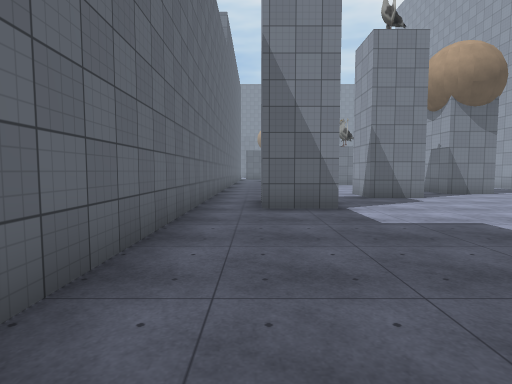
view 1 (above)

22 first-person views from a walk through a Unity game level. The camera is 1.5 m above the floor, tilts 4° down and sees 80° across. The floor is counted in squares, 2 m on a side. Each view is taken from the middle of a square. On the plan, view 1 faces up. The plan holds only what a view shows up to about 10 squares ahead; the rest is blank. The place goes on beyond the plan. The player is left out. Some surface patterns are stand-ins.

view 2
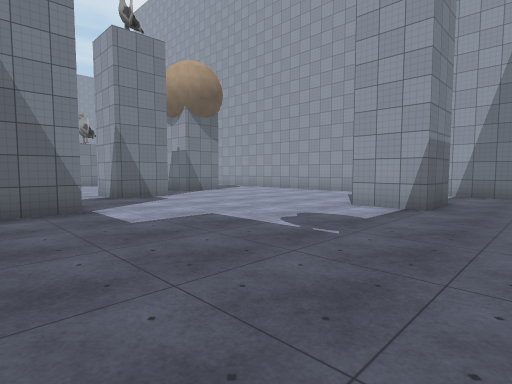

view 3
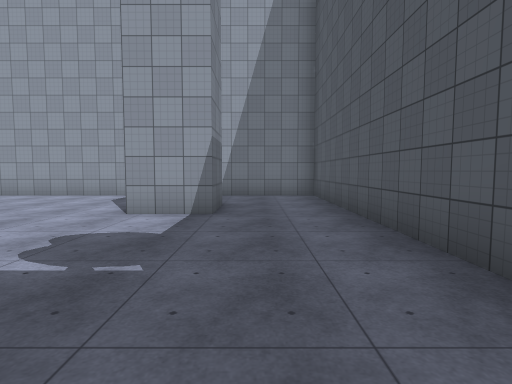

view 4
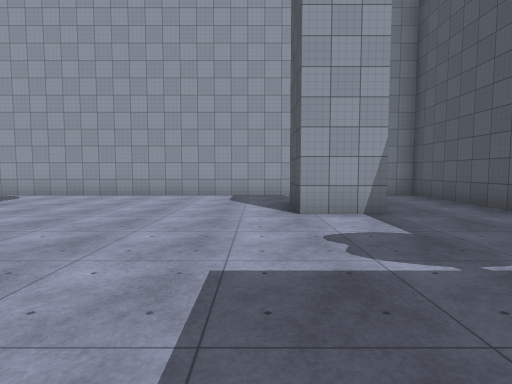

view 5
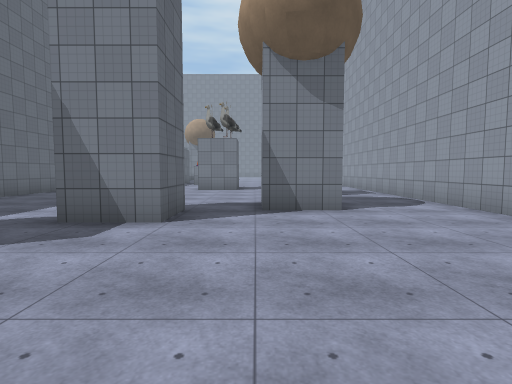

view 6
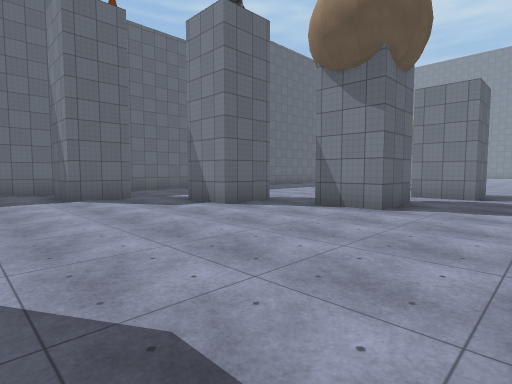

view 7
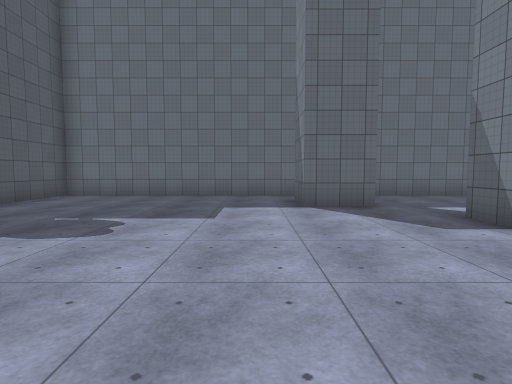

view 8
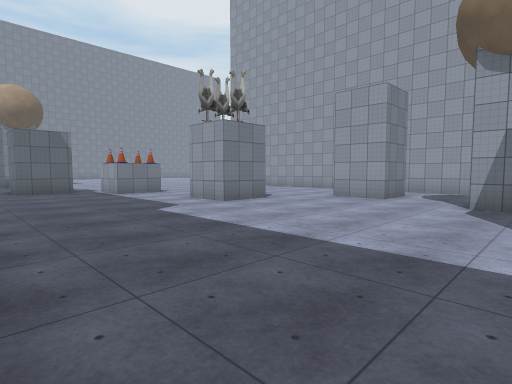

view 9
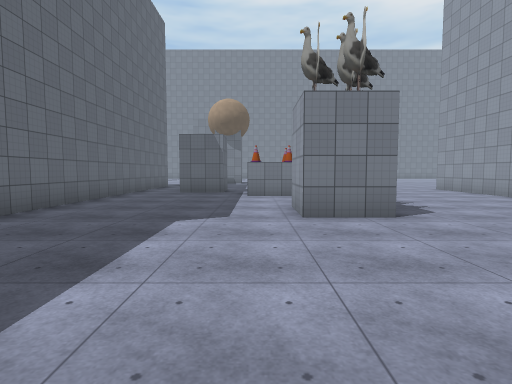

view 10
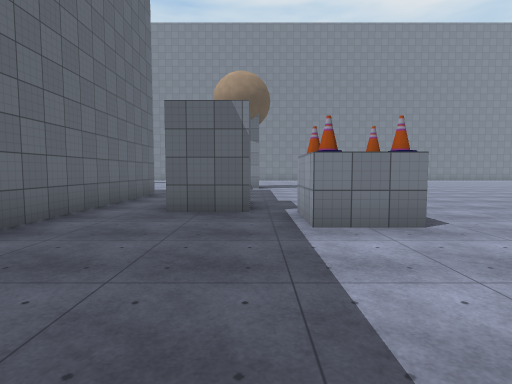

view 11
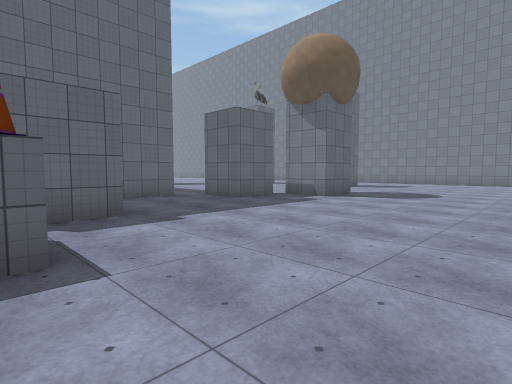

view 12
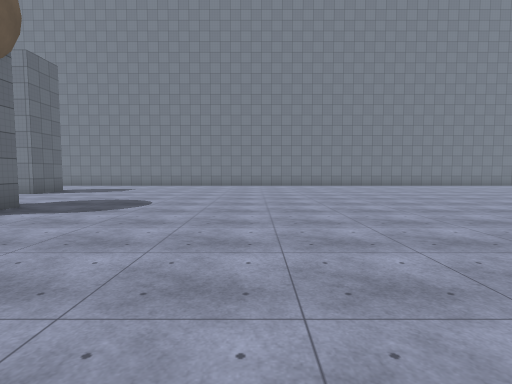

view 13
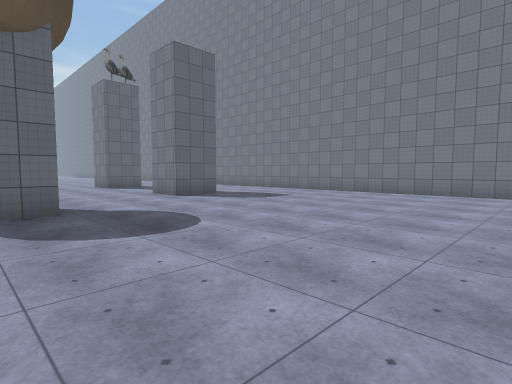

view 14
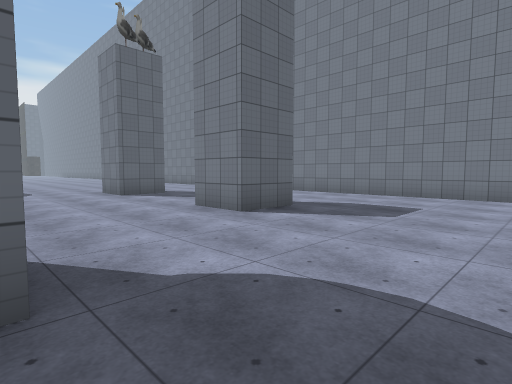

view 15
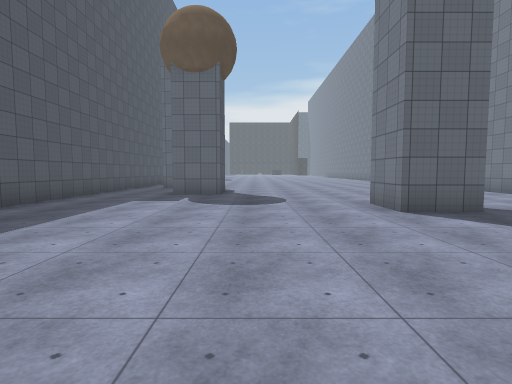

view 16
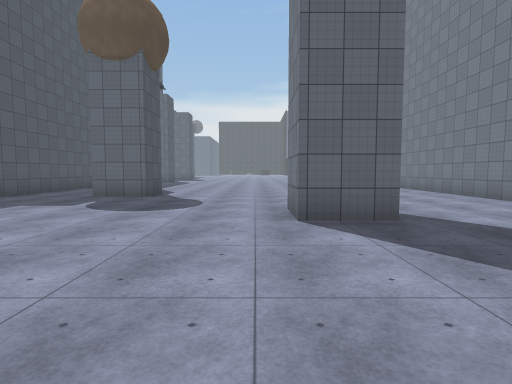

view 17
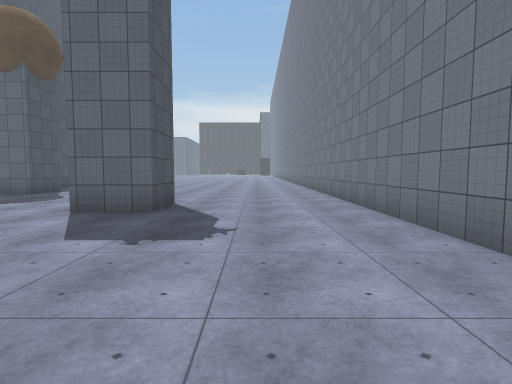

view 18
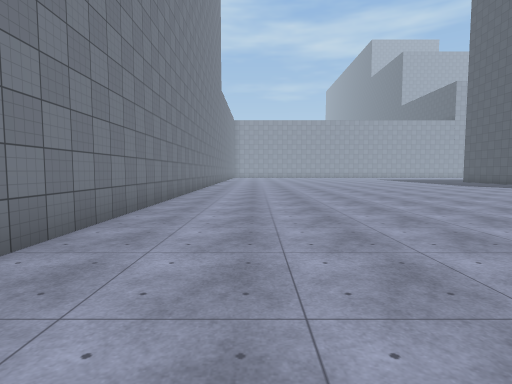

view 19
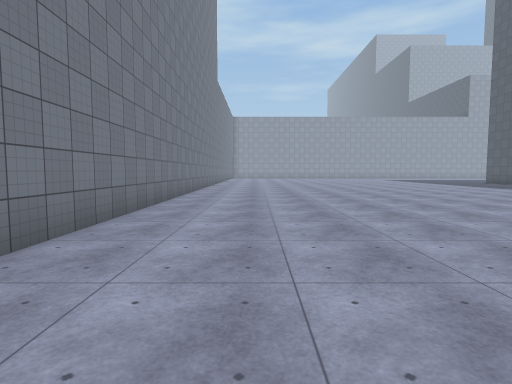

view 20
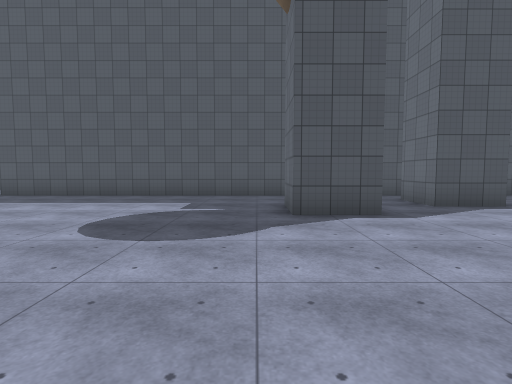

view 21
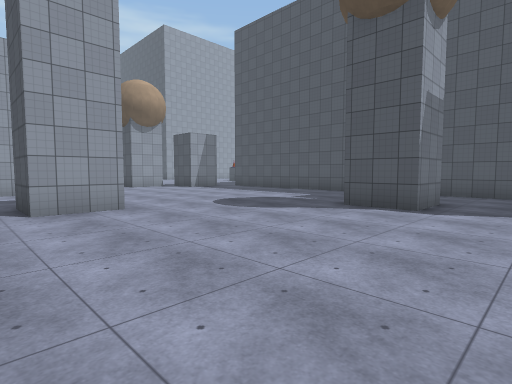

view 22
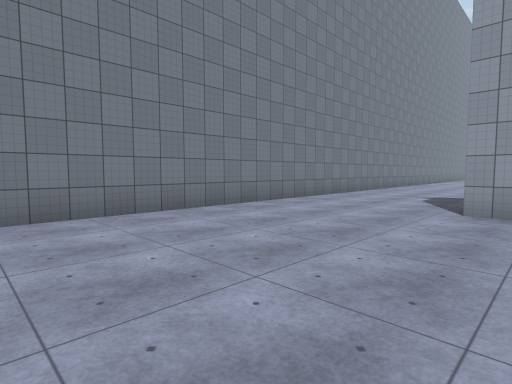

### Floor plan
Points are (right, up) in squares from view 1. A wall is a line through its corners. A room is listed if a view was taken in it or the views show most of it. See-through windows are left out.
Room 1 (views 1, 2, 3, 4, 5, 6, 7)
walls: (1.6, 7.6) (1.6, 6) (0.1, 6); (7.8, 1.7) (6.3, 1.7) (6.3, 3.2) (7.8, 3.2); (4.6, 9.9) (4.6, 8.4) (3.1, 8.4); (6.6, 9.8) (6.3, 9.8); (3, -0.8) (10.3, -0.8) (10.3, 14); (-1.2, 5.5) (-1.2, -0.2); (-0.5, -0.8) (1.2, -0.8); (8.5, 13.3) (7, 13.3)
ways out: opening at (-1, 6.5) to room 2; opening at (1.5, 8.5) to room 2; opening at (5, 10) to room 2; opening at (5.5, 12.5) to room 2; opening at (9.5, 14) to room 2
objects: other object (7, 10) to (7, 11)
Room 2 (views 8, 9, 10, 11, 12, 13, 14, 15, 16, 17, 18, 19, 20, 21, 22)
walls: (0.6, 28.1) (0.6, 26.6) (-0.9, 26.6); (2.1, 30.4) (2.1, 28.8) (1.5, 28.8); (1.9, 23.1) (1.9, 21.5) (0.4, 21.5) (0.4, 22.8); (-0.1, 35.2) (-0.1, 33.8) (-1.6, 33.8); (-7, 33.5) (-7, 35.1) (-5.5, 35.1) (-5.5, 33.8) (-7, 33.8); (10.3, 19.6) (10.3, 21); (-2.6, 39.2) (-12.6, 39.2); (5.4, 15.9) (3.8, 15.9) (3.8, 17.4); (-11.2, 29.9) (-9.6, 29.9) (-9.6, 29.5); (-1.2, 14) (-1.2, 5.5); (8.5, 14.8) (8.5, 13.3); (-13.5, 28.6) (-12.8, 28.6) (-12.8, 27.1); (7, 13.3) (7, 14.8); (-13.5, 25.8) (-1.2, 25.8) (-1.2, 16); (14, 39.2) (-1, 39.2); (6.3, 10.5) (6.3, 11.2); (6.3, 9.8) (6.3, 10.2); (3.1, 8.4) (3.1, 9.9); (0.1, 6) (0.1, 7.5)
ways out: opening at (-1, 6.5) to room 1; opening at (1.5, 8.5) to room 1; opening at (5, 10) to room 1; opening at (5.5, 12.5) to room 1; opening at (9.5, 14) to room 1
objects: other object (-11, 29) to (-10, 29); other object (1, 29) to (1, 30); other object (3, 20); other object (3, 21); other object (4, 20); other object (4, 21)

Where each view was taken, in squares from view 1:
view 1: 0 up, 0 right, facing up
view 2: 0 up, 0 right, facing up-right
view 3: 1 up, 1 right, facing right
view 4: 4 up, 1 right, facing right
view 5: 4 up, 6 right, facing up
view 6: 4 up, 10 right, facing up-left
view 7: 5 up, 8 right, facing left
view 8: 10 up, 1 left, facing up-right
view 9: 11 up, 3 right, facing up
view 10: 16 up, 2 right, facing up
view 11: 21 up, 7 right, facing up-left
view 12: 24 up, 7 right, facing up
view 13: 29 up, 8 right, facing up-left
view 14: 30 up, 4 right, facing up-left
view 15: 31 up, 0 right, facing left
view 16: 33 up, 1 left, facing left
view 17: 37 up, 0 right, facing left
view 18: 37 up, 2 right, facing right
view 19: 37 up, 4 right, facing right
view 20: 35 up, 9 left, facing down
view 21: 36 up, 13 left, facing down-right
view 22: 34 up, 13 left, facing up-right
